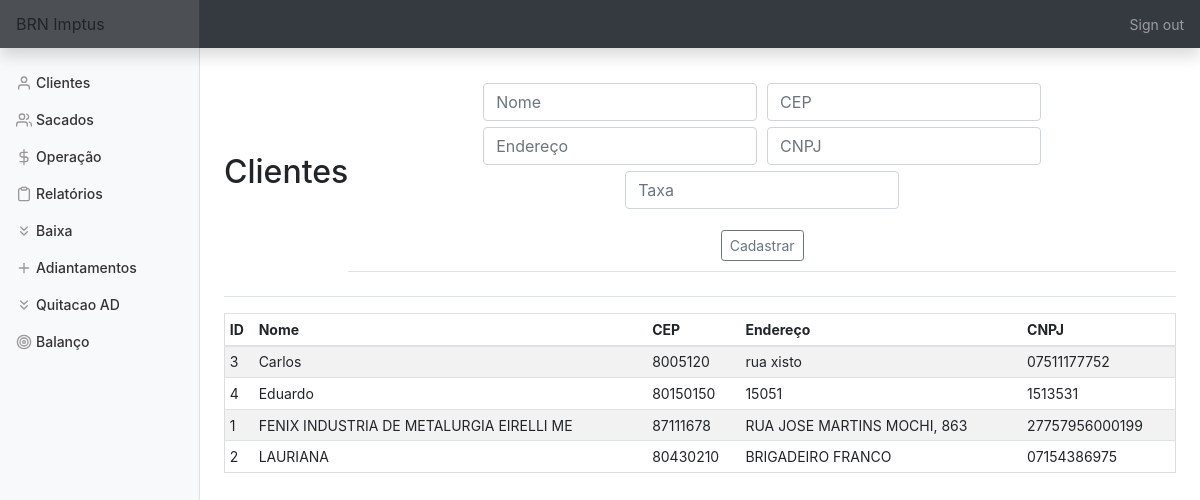
/clientes (signed in), run on an earlier commit of the app's database.
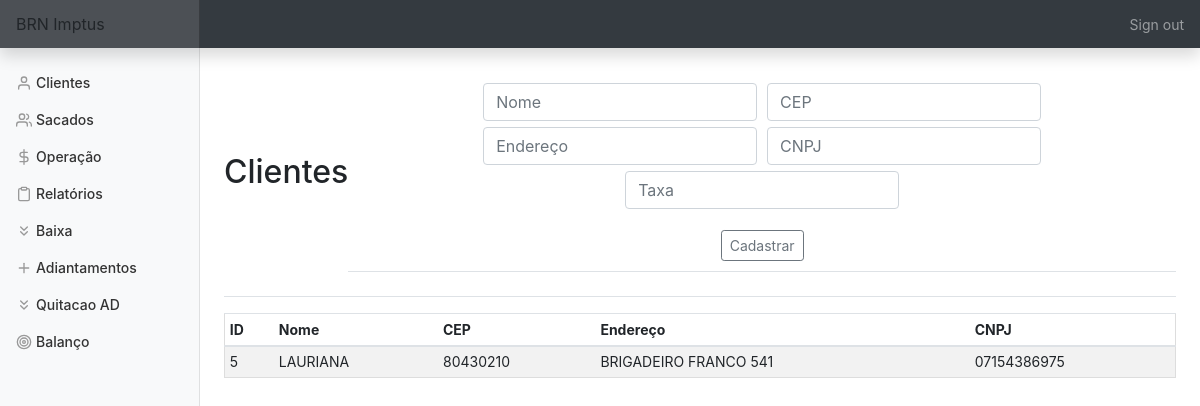
And on a later commit of the database.
### tables this page shows
CREATE TABLE clientes (id INTEGER PRIMARY KEY AUTOINCREMENT NOT NULL,
						nome TEXT NOT NULL,
						cep TEXT NOT NULL,
						endereço TEXT NOT NULL, cnpj TEXT, taxa FLOAT);

### app.py (the view, shortened to what this page needs)
@app.route('/clientes', methods=['GET', 'POST'])
@login_required
def clientes():
    con = sqlite3.connect('brn.db')
    con.row_factory = sqlite3.Row
    cur = con.cursor()
    if request.method == 'GET':
        cur.execute('SELECT * FROM clientes ORDER BY nome')
        rows = cur.fetchall()
        return render_template('clientes.html', rows=rows)

### app.py (called while the page is built)
@app.after_request
def after_request(response):
    response.headers["Cache-Control"] = "no-cache, no-store, must-revalidate"
    response.headers["Expires"] = 0
    response.headers["Pragma"] = "no-cache"
    return response

### helper.py (called while the page is built)
def login_required(f):
    @wraps(f)
    def decorated_function(*args, **kwargs):
        if session.get("user_id") is None:
            return redirect("/login")
        return f(*args, **kwargs)
    return decorated_function

### templates/clientes.html (shortened to what this page needs)
{% extends "layout.html" %}
{% block main %}
    <div class='d-flex justify-content-between flex-warp flex-md-nowrap align-items-center pt-3 pb-2 mb-3 border-bottom'>
        <h1 class='h2'>Clientes</h1>
        <div class='d-flex justify-content-between flex-warp flex-md-nowrap align-items-center pt-3 pb-2 mb-3 border-bottom'>
            <form action='clientes' method='POST'>
                <div class='form-group'>
                    <input name='nome' autofocus class='form-control' placeholder='Nome' type='text'>
                    <input name='cep' autofocus class='form-control' placeholder='CEP' type='number'>
                    <input name='endereco' autofocus class='form-control' placeholder='Endereço' type='text'>
                    <input name='cnpj' autofocus class='form-control' placeholder='CNPJ' type='text'>
                    <input name='tx' autofocus class='form-control' placeholder='Taxa' type='number' step='0.01'>
                </div>
                <button type='submit' class='btn btn-sm btn-outline-secondary'>Cadastrar</button>
            </form>
        </div>
    </div>
    <div class='table-responsive'>
        <table class='table table-striped table-sm'>
            <thead>
                <tr>
                    <th>ID</th>
                    <th>Nome</th>
                    <th>CEP</th>
                    <th>Endereço</th>
                    <th>CNPJ</th>
                </tr>
            </thead>
            <tbody>
                {% for row in rows %}
                    <tr>
                        <td>{{ row['id'] }}</td>
                        <td>{{ row['nome'] }}</td>
                        <td>{{ row['cep'] }}</td>
                        <td>{{ row['endereço'] }}</td>
                        <td>{{ row['cnpj'] }}</td>
                    </tr>
                {% endfor %}
            </tbody>
        </table>
    </div>
{% endblock %}

### templates/layout.html (shortened to what this page needs)
<!DOCTYPE html>
    <html lang="pt-br">
        <head>
            <link rel="stylesheet" href="https://stackpath.bootstrapcdn.com/bootstrap/4.5.2/css/bootstrap.min.css">
            <link href="https://maxcdn.bootstrapcdn.com/bootstrap/4.1.3/css/bootstrap.min.css" rel="stylesheet">
            <link href="/static/styles.css" rel="stylesheet">
        </head>
        <body>
            <nav class='navbar navbar-dark sticky-top bg-dark felx-md-nowrap p-0 shadow'>
                <a class='navbar-brand col-md-3 col-lg-2 mr-0 px-3'>BRN Imptus</a>
                {% if session.user_id %}
                <ul class='navbar-nav px-3'>
                    <li class='nav-item text-nowrap'>
                        <a class='nav-link' href='/logout'>Sign out</a>
                    </li>
                </ul>
                {% endif %}
            </nav>
            <div class='container-fluid'>
                <div class='row'>
                    {% if session.user_id %}
                    <nav id='sidebarMenu' class='col-md-3 col-lg-2 d-md-block bg-light sidebar collapse'>
                        <div class='sidebar-sticky pt-3'>
                            <ul class='nav flex-column'>
                                <li class='nav-item'><a class='nav-link' href='/clientes'><span data-feather='user'></span>Clientes</a></li>
                                <li class='nav-item'><a class='nav-link' href='/sacados'><span data-feather='users'></span>Sacados</a></li>
                                <li class='nav-item'><a class='nav-link' href='/operacao'><span data-feather='dollar-sign'></span>Operação</a></li>
                                <li class='nav-item'><a class='nav-link' href='/relatorios'><span data-feather='clipboard'></span>Relatórios</a></li>
                                <li class='nav-item'><a class='nav-link' href='/baixa'><span data-feather='chevrons-down'></span>Baixa</a></li>
                                <li class='nav-item'><a class='nav-link' href='/adiantamentos'><span data-feather='plus'></span>Adiantamentos</a></li>
                                <li class='nav-item'><a class='nav-link' href='/quitacao'><span data-feather='chevrons-down'></span>Quitacao AD</a></li>
                                <li class='nav-item'><a class='nav-link' href='/balanco'><span data-feather='target'></span>Balanço</a></li>
                            </ul>
                        </div>
                    </nav>
                    {% endif %}
                </div>
            </div>
            <main role='main' class='col-md-9 ml-sm-auto col-lg-10 px-md-4'>
                {% block main %}
                {% endblock %}
            </main>
        </body>
    </html>

### static/styles.css (style rules this page uses)
main .form-control { display: inline-block; width: auto; margin: 3px; }
main { overflow-x: auto; text-align: center; }
main table { text-align: left; border-collapse: collapse; border-spacing: 0; width: 100%; border: 1px solid #ddd; }
main table td, th { text-align: left; padding: 16px; }
button { margin: 2px; }
body { font-size: .875rem; height:100%; }
.feather { width: 16px; height: 16px; vertical-align: text-bottom; }
.sidebar { position: fixed; top: 0; bottom: 0; left: 0; z-index: 100; padding: 48px 0 0; box-shadow: inset -1px 0 0 rgba(0, 0, 0, .1); }
.sidebar-sticky { position: relative; top: 0; height: calc(100vh - 48px); padding-top: .5rem; overflow-x: hidden; overflow-y: auto; }
.sidebar .nav-link { font-weight: 500; color: #333; }
.sidebar .nav-link .feather { margin-right: 4px; color: #999; }
.navbar-brand { padding-top: .75rem; padding-bottom: .75rem; font-size: 1rem; background-color: rgba(201, 195, 195, 0.158); box-shadow: inset -1px 0 0 rgba(0, 0, 0, .25); }

What changed in the data, as far as the page shows it:
removed clientes: id "3", nome "Carlos", cep "8005120", endereço "rua xisto", cnpj "07511177752"
removed clientes: id "4", nome "Eduardo", cep "80150150", endereço "15051", cnpj "1513531"
removed clientes: id "1", nome "FENIX INDUSTRIA DE METALURGIA EIRELLI ME", cep "87111678", endereço "RUA JOSE MARTINS MOCHI, 863", cnpj "27757956000199"
removed clientes: id "2", nome "LAURIANA", cep "80430210", endereço "BRIGADEIRO FRANCO", cnpj "07154386975"
added clientes: id "5", nome "LAURIANA", cep "80430210", endereço "BRIGADEIRO FRANCO 541", cnpj "07154386975"
